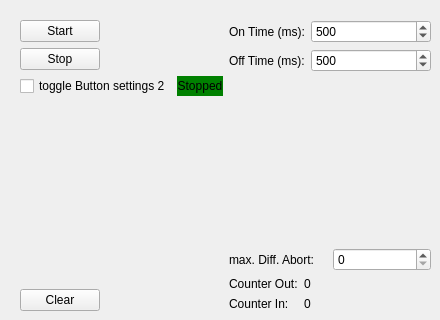
    <widget class="QWidget" name="tab_B2">
     <attribute name="title">
      <string>Taster 2</string>
     </attribute>
     <widget class="QWidget" name="horizontalLayoutWidget_2">
      <property name="geometry">
       <rect>
        <x>20</x>
        <y>20</y>
        <width>411</width>
        <height>291</height>
       </rect>
      </property>
      <layout class="QHBoxLayout" name="hL_Logic2">
       <property name="leftMargin">
        <number>0</number>
       </property>
       <item>
        <layout class="QFormLayout" name="fL_Logic2">
         <item row="0" column="0">
          <widget class="QPushButton" name="pB_Start2">
           <property name="text">
            <string>Start</string>
           </property>
          </widget>
         </item>
         <item row="1" column="0">
          <widget class="QPushButton" name="pB_Stop2">
           <property name="text">
            <string>Stop</string>
           </property>
          </widget>
         </item>
         <item row="3" column="0">
          <spacer name="vS_LogicButtons2">
           <property name="orientation">
            <enum>Qt::Orientation::Vertical</enum>
           </property>
           <property name="sizeHint" stdset="0">
            <size>
             <width>20</width>
             <height>40</height>
            </size>
           </property>
          </spacer>
         </item>
         <item row="4" column="0">
          <widget class="QPushButton" name="pB_Clear2">
           <property name="text">
            <string>Clear</string>
           </property>
          </widget>
         </item>
         <item row="2" column="0">
          <widget class="AnimatedToggle" name="toggle_Button_settings2">
           <property name="text">
            <string>toggle Button settings 2</string>
           </property>
          </widget>
         </item>
         <item row="2" column="1">
          <widget class="QLabel" name="l_RunState2">
           <property name="styleSheet">
            <string notr="true">background-color: green; color: black</string>
           </property>
           <property name="text">
            <string>Stopped</string>
           </property>
           <property name="alignment">
            <set>Qt::AlignmentFlag::AlignCenter</set>
           </property>
          </widget>
         </item>
        </layout>
       </item>
       <item>
        <layout class="QVBoxLayout" name="vL_Parameter2">
         <item>
          <layout class="QFormLayout" name="fL_OnOffTime2">
           <property name="sizeConstraint">
            <enum>QLayout::SizeConstraint::SetFixedSize</enum>
           </property>
           <item row="0" column="0">
            <widget class="QLabel" name="l_OnTime2">
             <property name="text">
              <string>On Time (ms):</string>
             </property>
            </widget>
           </item>
           <item row="0" column="1">
            <widget class="QSpinBox" name="sB_OnTime2">
             <property name="maximum">
              <number>1000</number>
             </property>
             <property name="value">
              <number>500</number>
             </property>
            </widget>
           </item>
           <item row="1" column="1">
            <widget class="QSpinBox" name="sB_OffTime2">
             <property name="maximum">
              <number>1000</number>
             </property>
             <property name="value">
              <number>500</number>
             </property>
            </widget>
           </item>
           <item row="1" column="0">
            <widget class="QLabel" name="l_OffTime2">
             <property name="text">
              <string>Off Time (ms):</string>
             </property>
            </widget>
           </item>
          </layout>
         </item>
         <item>
          <spacer name="vS_Parameter2">
           <property name="orientation">
            <enum>Qt::Orientation::Vertical</enum>
           </property>
           <property name="sizeHint" stdset="0">
            <size>
             <width>20</width>
             <height>40</height>
            </size>
           </property>
          </spacer>
         </item>
         <item>
          <layout class="QHBoxLayout" name="horizontalLayout_2">
           <item>
            <widget class="QLabel" name="l_DiffAbort2">
             <property name="text">
              <string>max. Diff. Abort:</string>
             </property>
            </widget>
           </item>
           <item>
            <widget class="QSpinBox" name="sB_DiffAbort2"/>
           </item>
          </layout>
         </item>
         <item>
          <layout class="QFormLayout" name="fL_Cnt2">
           <property name="sizeConstraint">
            <enum>QLayout::SizeConstraint::SetFixedSize</enum>
           </property>
           <item row="0" column="0">
            <widget class="QLabel" name="l_CntOut2">
             <property name="text">
              <string>Counter Out:</string>
             </property>
            </widget>
           </item>
           <item row="1" column="0">
            <widget class="QLabel" name="l_CntIn2">
             <property name="text">
              <string>Counter In:</string>
             </property>
            </widget>
           </item>
           <item row="0" column="1">
            <widget class="QLabel" name="l_CntOutVal2">
             <property name="text">
              <string>0</string>
             </property>
            </widget>
           </item>
           <item row="1" column="1">
            <widget class="QLabel" name="l_CntInVal2">
             <property name="text">
              <string>0</string>
             </property>
            </widget>
           </item>
          </layout>
         </item>
        </layout>
       </item>
      </layout>
     </widget>
    </widget>
